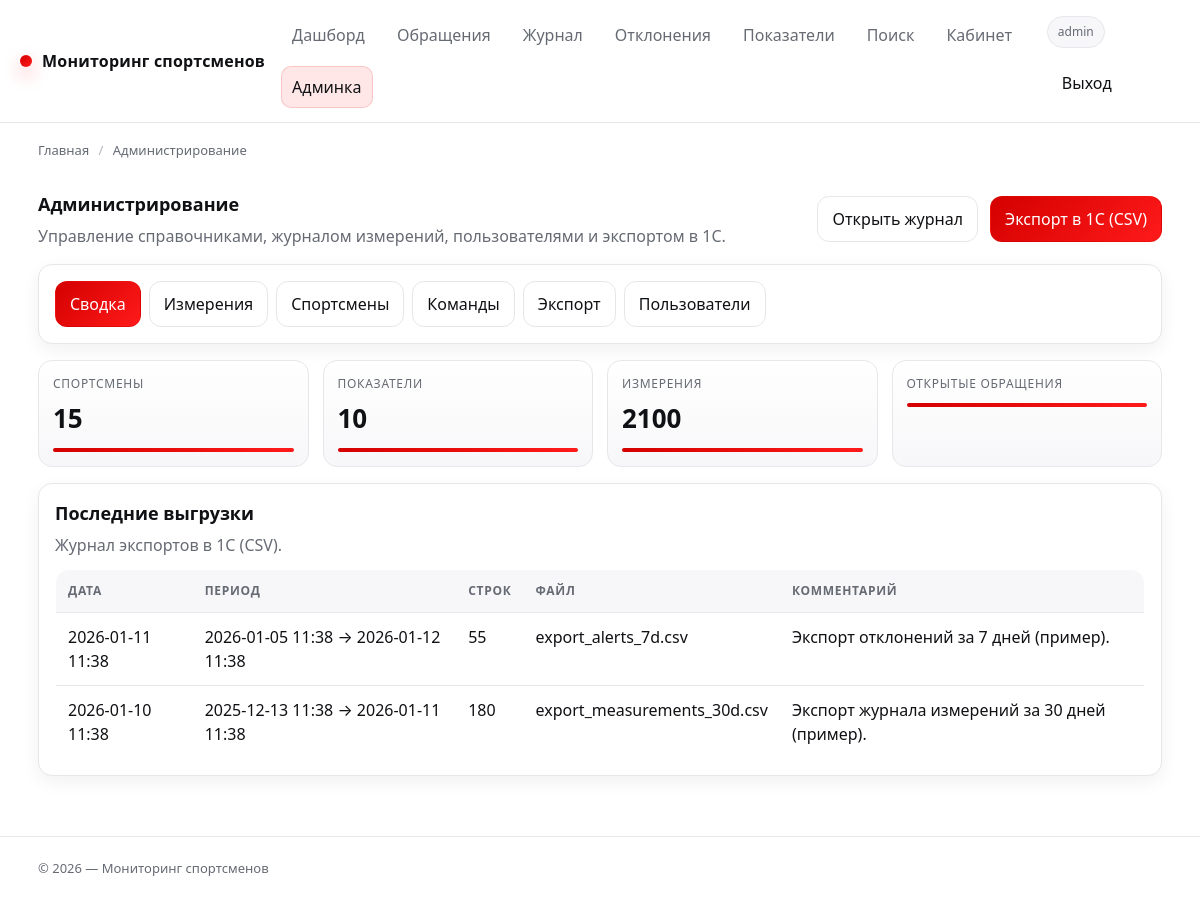
Page /admin/ (signed in) on the earlier database version.
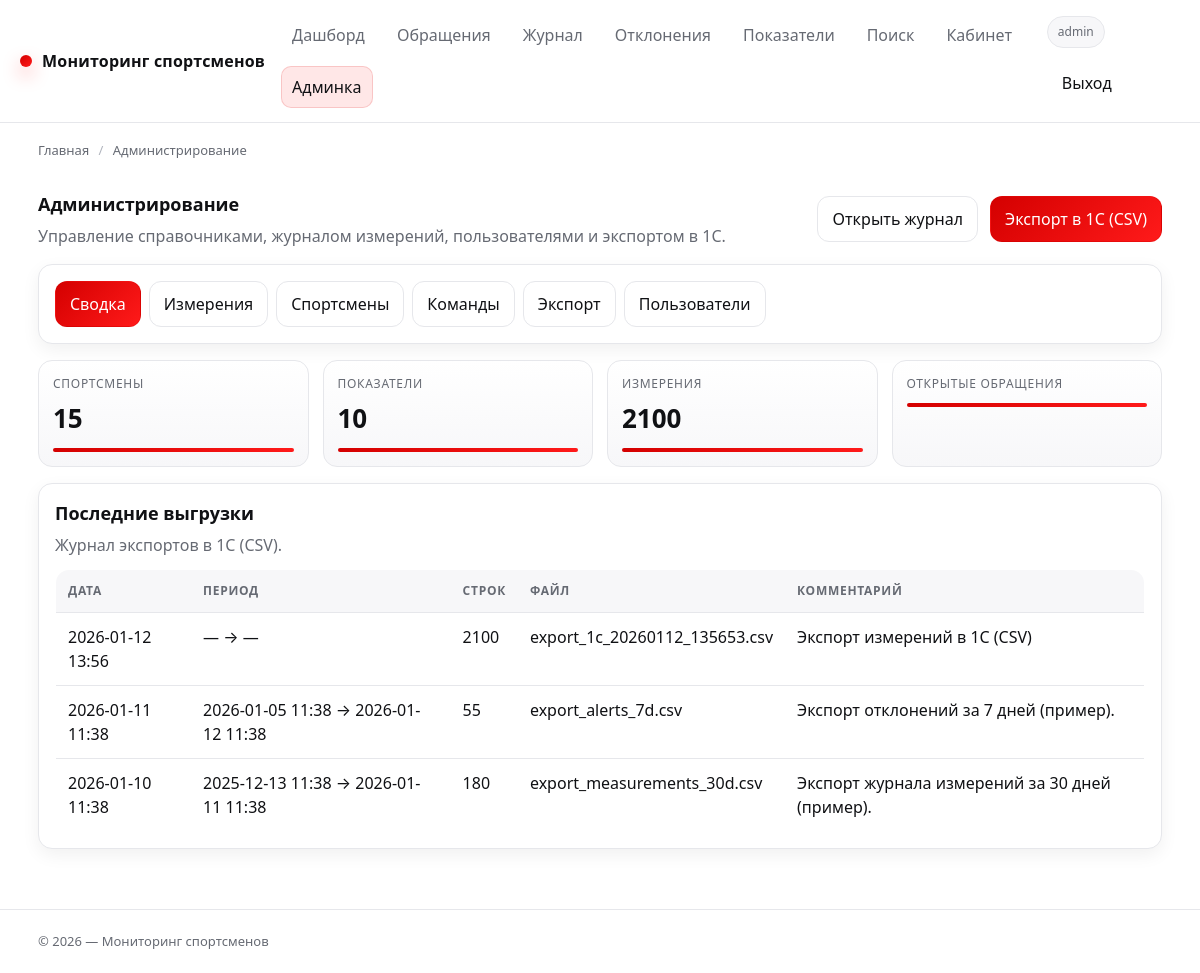
Same page on the later database version.
### app/models.py (models this page shows, shortened)
class ExportBatch(db.Model):
    __tablename__ = "export_batches"
    id = db.Column(db.Integer, primary_key=True)
    created_by_id = db.Column(db.Integer, db.ForeignKey("users.id"), nullable=True, index=True)
    created_by = db.relationship("User", back_populates="exports_created", lazy="select")
    created_at = db.Column(db.DateTime, nullable=False, default=datetime.utcnow, index=True)
    period_from = db.Column(db.DateTime, nullable=True)
    period_to = db.Column(db.DateTime, nullable=True)
    rows_count = db.Column(db.Integer, nullable=False, default=0)
    filename = db.Column(db.String(255), nullable=True)
    comment = db.Column(db.String(255), nullable=True)

### app/admin.py (the view, shortened to what this page needs)
@bp.get("/")
@staff_required
def dashboard():
    bc = crumbs(("Главная", url_for("routes.index")), ("Администрирование", ""))
    athletes_query = Athlete.query
    measurements_query = Measurement.query.join(Measurement.athlete)
    alerts_query = (
        Alert.query
        .join(Alert.measurement)
        .join(Measurement.athlete)
    )
    feedback_query = Feedback.query
    athletes_count = athletes_query.count()
    indicators_count = Indicator.query.count()
    measurements_count = measurements_query.count()
    alerts_open = alerts_query.filter(Alert.status == ALERT_STATUS_OPEN).count()
    feedback_open = feedback_query.filter(Feedback.status == ALERT_STATUS_OPEN).count()
    latest_exports = ExportBatch.query.order_by(ExportBatch.created_at.desc()).limit(10).all()
    latest_audit = AuditLog.query.order_by(AuditLog.created_at.desc()).limit(10).all()
    ctx = _common_admin_context("dashboard")
    ctx.update(
        {
            "breadcrumbs": bc,
            "stats": {
                "athletes": athletes_count,
                "indicators": indicators_count,
                "measurements": measurements_count,
                "alerts_open": alerts_open,
                "feedback_open": feedback_open,
            },
            "latest_exports": latest_exports,
            "latest_audit": latest_audit,
        }
    )
    return render_template("admin.html", **ctx)

### app/__init__.py (called while the page is built)
@login_manager.user_loader
def load_user(user_id: str):
    try:
        return db.session.get(User, int(user_id))
    except Exception:
        return None

### app/admin.py (called while the page is built)
def _common_admin_context(active_view: str) -> dict:
    return {
        "active_view": active_view,
        "roles": [ROLE_ADMIN, ROLE_DOCTOR, ROLE_COACH, ROLE_OPERATOR, ROLE_USER],
        "source_codes": [SOURCE_CODE_MANUAL, SOURCE_CODE_CSV, SOURCE_CODE_DEVICE, SOURCE_CODE_1C],
    }

### app/auth.py (called while the page is built)
def roles_required(*roles: str) -> Callable:
    allowed = set(roles)
    def decorator(fn: Callable) -> Callable:
        @wraps(fn)
        def wrapper(*args, **kwargs):
            if not current_user.is_authenticated:
                return redirect(url_for("auth.login", next=request.full_path))
            if not getattr(current_user, "is_active", True):
                abort(403)
            if not getattr(current_user, "has_role", None) or not current_user.has_role(*allowed):
                abort(403)
            return fn(*args, **kwargs)
        return wrapper
    return decorator

### app/models.py (called while the page is built)
    def has_role(self, *roles: str) -> bool:
        return self.role in roles

### app/permissions.py (called while the page is built)
def is_admin(user: Optional[User]) -> bool:
    return has_role(user, ROLE_ADMIN)

### app/templates/admin.html (shortened to what this page needs)
{% extends "base.html" %}
{% block content %}
  <div class="row space-between">
    <div>
      <h1 class="card__title" style="margin:0;">Администрирование</h1>
      <p class="card__subtitle" style="margin:6px 0 0;">
        Управление справочниками, журналом измерений, пользователями и экспортом в 1С.
      </p>
    </div>
    <div class="row">
      <a class="btn" href="{{ url_for('routes.catalog') }}">Открыть журнал</a>
      {% if is_admin %}
        <a class="btn btn--primary" href="{{ url_for('admin.export_1c') }}">Экспорт в 1С (CSV)</a>
      {% endif %}
    </div>
  </div>
  <div class="mt-16 card">
    <div class="card__body">
      <div class="row" style="gap:8px;">
        <a class="btn {% if active_view=='dashboard' %}btn--primary{% endif %}" href="{{ url_for('admin.dashboard') }}">Сводка</a>
        {% if is_staff %}
          <a class="btn {% if active_view in ['measurements'] %}btn--primary{% endif %}" href="{{ url_for('admin.measurements') }}">Измерения</a>
        {% endif %}
        {% if is_admin or is_operator %}
          <a class="btn {% if active_view == 'athletes' %}btn--primary{% endif %}" href="{{ url_for('admin.athletes') }}">Спортсмены</a>
          <a class="btn {% if active_view=='teams' %}btn--primary{% endif %}" href="{{ url_for('admin.teams') }}">Команды</a>
        {% endif %}
        {% if is_admin %}
          <a class="btn {% if active_view=='export_1c' %}btn--primary{% endif %}" href="{{ url_for('admin.export_1c') }}">Экспорт</a>
          <a class="btn {% if active_view=='users' %}btn--primary{% endif %}" href="{{ url_for('admin.users') }}">Пользователи</a>
        {% endif %}
      </div>
    </div>
  </div>
  {% if active_view == "dashboard" %}
    <div class="grid grid--4 mt-16">
      <div class="metric">
        <div class="metric__label">{% if is_coach %}Спортсмены команды{% else %}Спортсмены{% endif %}</div>
        <div class="metric__value">{{ stats.athletes }}</div>
        <div class="metric__accent"></div>
      </div>
      <div class="metric">
        <div class="metric__label">Показатели</div>
        <div class="metric__value">{{ stats.indicators }}</div>
        <div class="metric__accent"></div>
      </div>
      <div class="metric">
        <div class="metric__label">Измерения</div>
        <div class="metric__value">{{ stats.measurements }}</div>
        <div class="metric__accent"></div>
      </div>
      <div class="metric">
        <div class="metric__label">Открытые обращения</div>
        <div class="metric__accent"></div>
      </div>
    </div>
    {% if is_admin %}
      <div class="card mt-16">
        <div class="card__body">
          <h2 class="card__title">Последние выгрузки</h2>
          <p class="card__subtitle">Журнал экспортов в 1С (CSV).</p>
          {% if latest_exports and latest_exports|length > 0 %}
            <table class="table mt-12">
              <thead>
                <tr>
                  <th>Дата</th>
                  <th>Период</th>
                  <th>Строк</th>
                  <th>Файл</th>
                  <th>Комментарий</th>
                </tr>
              </thead>
              <tbody>
                {% for x in latest_exports %}
                  <tr>
                    <td>{{ x.created_at.strftime('%Y-%m-%d %H:%M') }}</td>
                    <td>
                      {% if x.period_from %}{{ x.period_from.strftime('%Y-%m-%d %H:%M') }}{% else %}—{% endif %}
                      →
                      {% if x.period_to %}{{ x.period_to.strftime('%Y-%m-%d %H:%M') }}{% else %}—{% endif %}
                    </td>
                    <td>{{ x.rows_count }}</td>
                    <td>{{ x.filename or "—" }}</td>
                    <td>{{ x.comment or "—" }}</td>
                  </tr>
                {% endfor %}
              </tbody>
            </table>
          {% else %}
            <p class="mt-12" style="color: var(--muted); margin:0;">Пока нет экспортов.</p>
          {% endif %}
        </div>
      </div>
    {% endif %}
  {% endif %}
{% endblock %}

Differences in the rows shown:
added ExportBatch: created_at "2026-01-12 13:56", rows_count "2100", filename "export_1c_20260112_135653.csv", comment "Экспорт измерений в 1С (CSV)"
